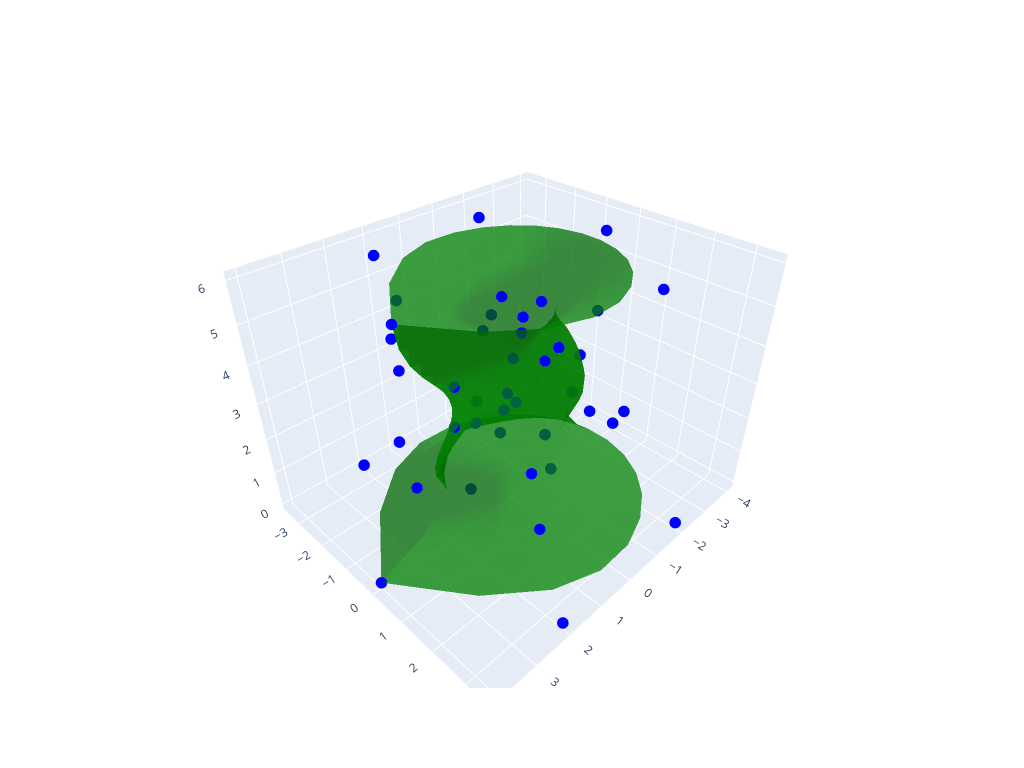

The code cell stored with this chart in its notebook:
### Code cell
surf = BSpline.Surface()
surf.degree_u = 3
surf.degree_v = 3
surf.ctrlpts2d = allVerticesInner
surf.knotvector_u = utilities.generate_knot_vector(surf.degree_u, surf.ctrlpts_size_u)
surf.knotvector_v = utilities.generate_knot_vector(surf.degree_v, surf.ctrlpts_size_v)

print(surf.knotvector_v)
# surf.knotvector_v = [0.9, 0.91, 0.92, 0.93, 0.94, 0.95, 0.96, 0.97, 0.98, 0.91, 1.0]

surf.vis = vis.VisSurface(ctrlpts=True, legend=False)
print("Generating visualization, please wait...")
surf.render(colormap=cm.terrain)

### Figure 1 — Plotly figure (JSON) as saved in the notebook; plotly's stock layout.template omitted (floating-point values rounded to 4 significant figures; data arrays with more than 128 entries replaced by an {"elided": "..."} marker saying what was removed)
{"data": [{"marker": {"color": "blue", "size": 4}, "mode": "markers", "name": "control points", "type": "scatter3d", "x": [4, 2.0, -2.0, -4, -2.0, 2.0, 4, 1.34, 1.146, -0.4761, -2.895, -0.5855, 1.457, 1.34, 2.821, 0.8016, -0.3907, -2.13, -0.3854, 0.4475, 2.821, 1.714, 0.1626, -1.255, -2.337, -1.459, 0.05571, 1.714, 1.66, 0.04408, -0.3637, -2.906, -0.9575, 1.409, 1.66, 2.952, 0.3654, -0.1172, -0.8925, -0.4405, 1.296, 2.952, 3, 1.5, -1.5, -3, -1.5, 1.5, 3], "y": [0, 3.464, 3.464, 4.899e-16, -3.464, -3.464, -9.797e-16, 0, 1.985, 0.8246, 3.546e-16, -1.014, -2.523, 0, 0, 1.388, 0.6767, 2.609e-16, -0.6675, -0.775, 0, 0, 0.2816, 2.174, 2.862e-16, -2.527, -0.09649, 0, 0, 0.07636, 0.63, 3.558e-16, -1.659, -2.441, 0, 0, 0.6328, 0.2031, 1.093e-16, -0.7629, -2.244, 0, 0, 2.598, 2.598, 3.674e-16, -2.598, -2.598, -7.348e-16], "z": [0, 0, 0, 0, 0, 0, 0, 1, 1, 1, 1, 1, 1, 1, 2, 2, 2, 2, 2, 2, 2, 3, 3, 3, 3, 3, 3, 3, 4, 4, 4, 4, 4, 4, 4, 5, 5, 5, 5, 5, 5, 5, 6, 6, 6, 6, 6, 6, 6]}, {"color": "green", "i": {"elided": "722 int values"}, "j": {"elided": "722 int values"}, "k": {"elided": "722 int values"}, "name": "surface", "opacity": 0.75, "type": "mesh3d", "x": {"elided": "400 float values"}, "y": {"elided": "400 float values"}, "z": {"elided": "400 float values"}}], "layout": {"autosize": false, "height": 768, "scene": {"aspectmode": "data", "xaxis": {"showgrid": true, "showline": true, "showticklabels": true, "title": {"text": ""}, "zeroline": true}, "yaxis": {"showgrid": true, "showline": true, "showticklabels": true, "title": {"text": ""}, "zeroline": true}, "zaxis": {"showgrid": true, "showline": true, "showticklabels": true, "title": {"text": ""}, "zeroline": true}}, "showlegend": false, "width": 1024}}
